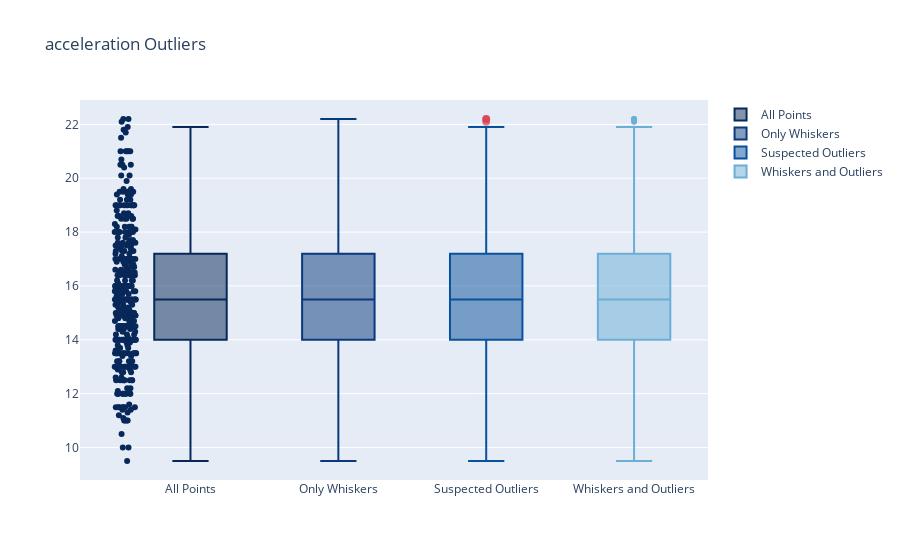

The code cell stored with this chart in its notebook:
### Markdown cell above
### Remove outlier for acceleration

### Code cell
feature_number = df.columns.get_loc('acceleration')
df_clean = TurkyOutliers(df_clean, df_name[feature_number], True)
configure_plotly_browser_state()
OutLiersBox(df_clean, df_clean_name[feature_number])

### Figure 1 — Plotly figure (JSON) as saved in the notebook; plotly's stock layout.template omitted (floating-point values rounded to 4 significant figures; data arrays with more than 128 entries replaced by an {"elided": "..."} marker saying what was removed)
{"data": [{"jitter": 0.3, "name": "All Points", "type": "box", "y": {"elided": "382 float values"}, "marker": {"color": "rgb(7,40,89)"}, "line": {"color": "rgb(7,40,89)"}, "pointpos": -1.8, "boxpoints": "all"}, {"name": "Only Whiskers", "y": {"elided": "382 float values"}, "marker": {"color": "rgb(9,56,125)"}, "line": {"color": "rgb(9,56,125)"}, "type": "box", "boxpoints": false}, {"name": "Suspected Outliers", "y": {"elided": "382 float values"}, "marker": {"color": "rgb(8,81,156)", "outliercolor": "rgba(219, 64, 82, 0.6)", "line": {"outlierwidth": 2, "outliercolor": "rgba(219, 64, 82, 0.6)"}}, "line": {"color": "rgb(8,81,156)"}, "type": "box", "boxpoints": "suspectedoutliers"}, {"name": "Whiskers and Outliers", "y": {"elided": "382 float values"}, "marker": {"color": "rgb(107,174,214)"}, "line": {"color": "rgb(107,174,214)"}, "type": "box", "boxpoints": "outliers"}], "layout": {"title": {"text": "acceleration Outliers"}}}
